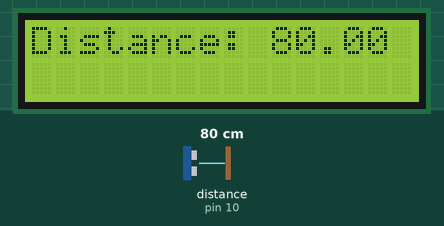
Bench run of a sketch on a simulated Arduino Uno, built with avr-gcc and run on an emulated ATmega328P. Parts: 16×2 character LCD. The inputs (shaded band) are chosen by the test bench; at power-on: distance to the obstacle (sensor on pin 10) 80 cm.

Above: at 1.2 s.
1.3 s: distance to the obstacle (sensor on pin 10) set to 2 cm
At 2.3 s:
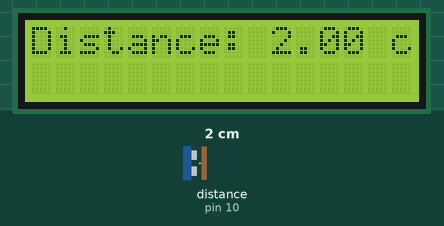
2.8 s: distance to the obstacle (sensor on pin 10) set to 4 cm
At 3.3 s:
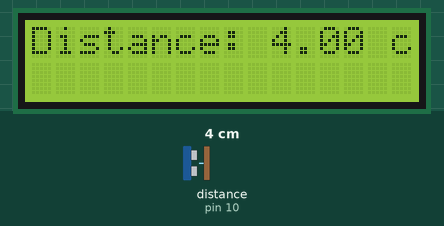
4.4 s: distance to the obstacle (sensor on pin 10) set to 9 cm
At 5.6 s:
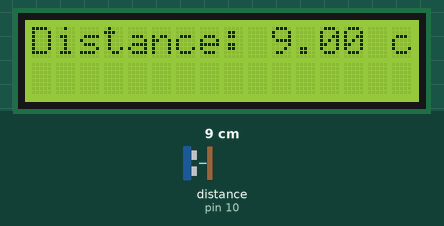
Timing chart, 0 to 7.4 s (numbered marks = the images above; inputs shaded):
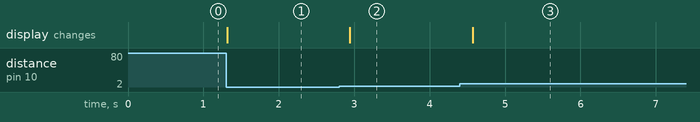

Measured:
- after the input at 1.3 s, the display: changes at once (image 1)
- after the input at 2.8 s, the display: changes after 0.14 s (image 2)
- after the input at 4.4 s, the display: changes after 0.17 s (image 3)

The sketch:

ptototype2.ino
```cpp
#include <LiquidCrystal.h>
#include <HCSR04.h>

LiquidCrystal lcd (1,2,4,5,6,7);
HCSR04 hc (9,10);

void setup(){
  lcd.begin(16,2);
}

void loop (){
  lcd.setCursor (0, 0);
  lcd.print ("Distance: ");
  lcd.print (hc.dist());
  lcd.print (" cm");
  delay (200);
}
```
